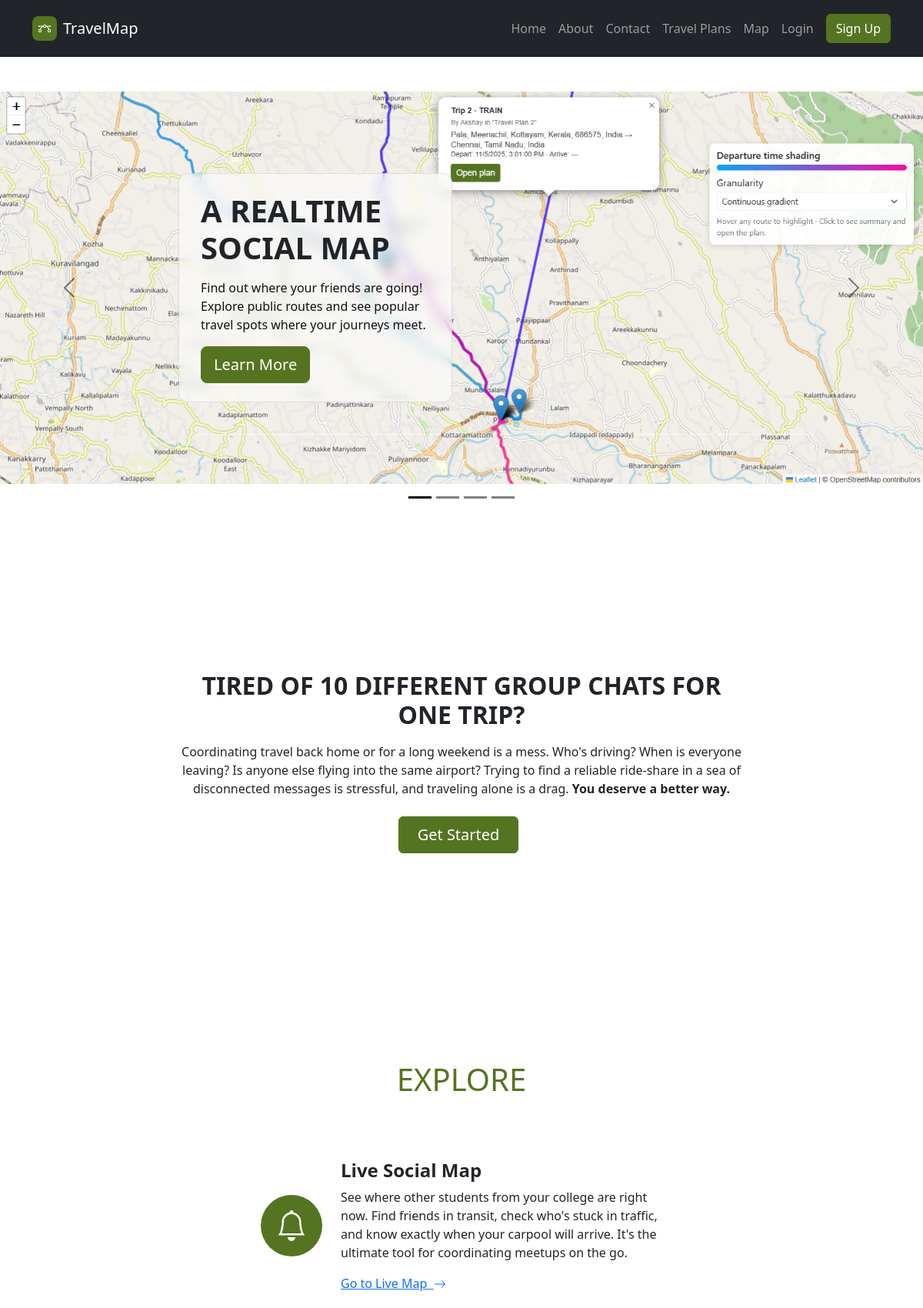
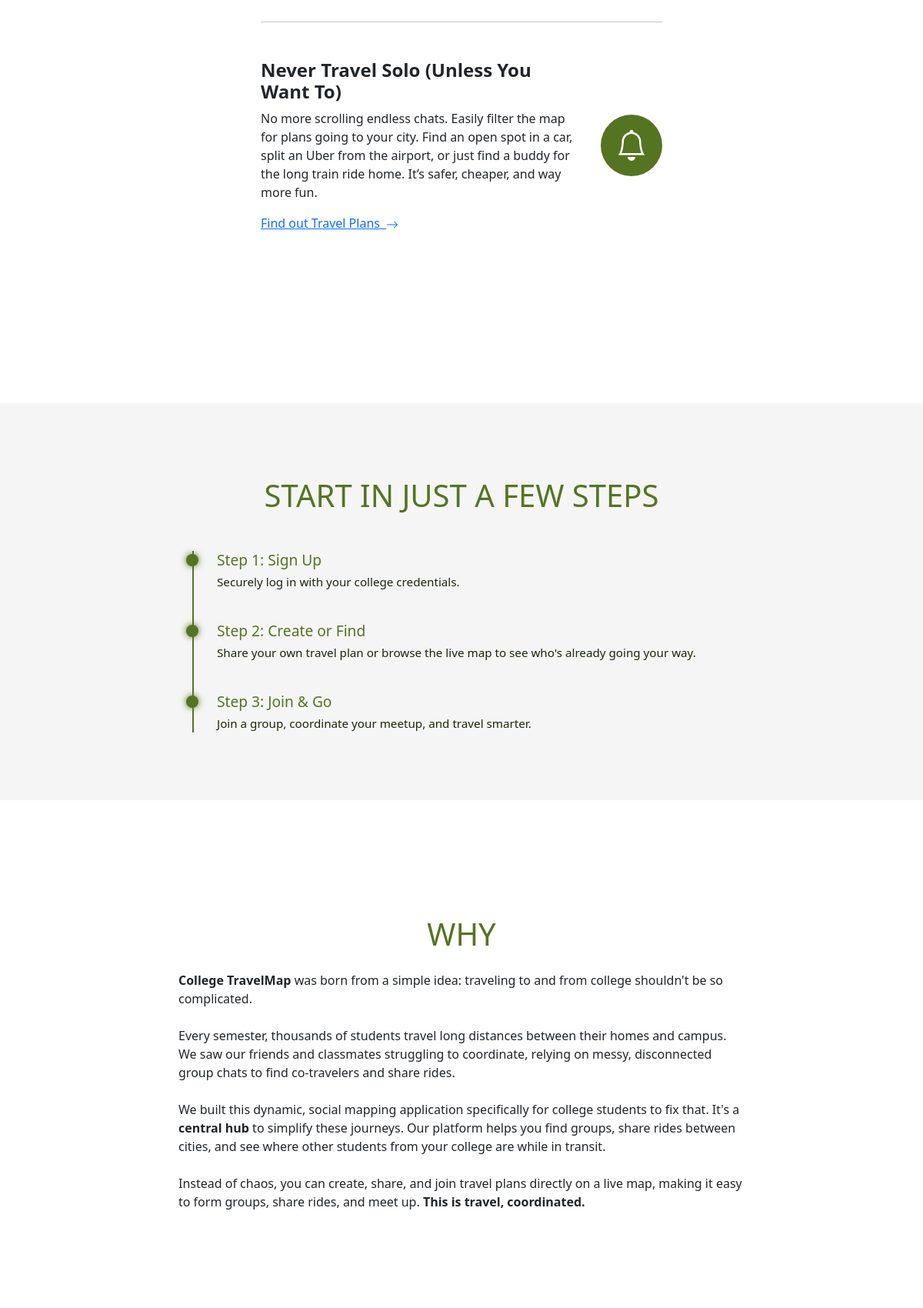
The page / (upper part) on the database its author committed (2 pictures, top to bottom).
### UI/models.py (models this page shows, shortened)
class carousel(models.Model):
    image = models.ImageField(
        upload_to='SiteSettings/carousel',
        validators=[
            FileExtensionValidator(allowed_extensions=['jpg', 'jpeg', 'png'])
        ],
        null=True,
        blank=True
    )
    title = models.CharField(max_length=100,blank=True,null=True)
    description = models.TextField(blank=True,null=True)
    href = models.CharField(max_length=250,blank=True,null=True)

class features(models.Model):
    logo = models.ImageField(
        upload_to='SiteSettings/features',
        validators=[
            FileExtensionValidator(allowed_extensions=['jpg', 'jpeg', 'png'])
        ],
        null=True,
        blank=True
    )
    title = models.CharField(max_length=100,blank=True,null=True)
    description = models.TextField(blank=True,null=True)
    href_label = models.CharField(max_length=250,blank=True,null=True)
    href = models.CharField(max_length=250,blank=True,null=True)

class step(models.Model):
    title = models.CharField(max_length=100,blank=True,null=True)
    description = models.TextField(blank=True,null=True)
    order = models.PositiveIntegerField(blank=True,null=True,help_text="Used to order steps in the timeline")
    class Meta:
        ordering = ['order']

### UI/views.py (the view)
# urls.py: path("",views.index,name="index"),
def index(request):
    return render(request, 'UI/index.html')

### UI/context_processors.py (called while the page is built)
def site_settings(request):
    index_carousel = carousel.objects.all()
    index_features = features.objects.all()
    index_steps = step.objects.all()
    for item in list(index_carousel) + list(index_features):
        if hasattr(item, 'href') and item.href:
            try:
                item.href = reverse(item.href)
            except:
                pass
    return {
        'index_carousel': index_carousel,
        'index_features': index_features,
        'index_steps': index_steps,
    }

### templates/UI/index.html (shortened to what this page needs)
{% extends 'partials/layout.html' %}
{% load static %}
{% block content %}
<section id="home">
    <div id="carousel-1" class="carousel slide carousel-dark" data-bs-ride="carousel" style="height: 600px;">
        <div class="carousel-inner h-100">
            {% for obj in index_carousel %}
            <div class="carousel-item {% if forloop.first %}active{% endif %} h-100">
                {% if obj.image %}
                    <img class="object-fit-contain w-100 d-block position-absolute h-100" src="{{ obj.image.url }}" alt="Slide Image" style="z-index: -1;">
                {% else %}
                    <img class="object-fit-cover w-100 d-block position-absolute h-100" src="https://cdn.bootstrapstudio.io/placeholders/1400x800.png" alt="Slide Image" style="z-index: -1;">
                {% endif %}
                <div class="container d-flex h-100 flex-column justify-content-center text-dark">
                    <div class="row">
                        <div class="col-md-6 col-xl-4 offset-md-2">
                            <div class="carousel-blur-panel">
                                <h1 class="text-uppercase fw-bold text-dark">{{ obj.title|safe }}</h1>
                                <p class="my-3">{{ obj.description|safe }}</p><a class="btn btn-primary btn-lg me-2" role="button" href="{{ obj.href|safe }}">Learn More</a>
                            </div>
                        </div>
                    </div>
                </div>
            </div>
            {% endfor %}
        </div>
        <div>
            <button class="carousel-control-prev" type="button" data-bs-target="#carousel-1" data-bs-slide="prev">
                <span class="carousel-control-prev-icon" aria-hidden="true"></span>
            </button>
            <button class="carousel-control-next" type="button" data-bs-target="#carousel-1" data-bs-slide="next">
                <span class="carousel-control-next-icon" aria-hidden="true"></span>
            </button>
        </div>
        <div class="carousel-indicators">
            {% for obj in index_carousel %}
                <button type="button" data-bs-target="#carousel-1" data-bs-slide-to="{{ forloop.counter0 }}" class="{% if forloop.first %}active{% endif %}"></button>
            {% endfor %}
        </div>
    </div>
    <section class="py-4 py-xl-5" style="margin-top: 150px;">
        <div class="container h-100">
            <div class="row h-100">
                <div class="col-md-10 col-xl-8 text-center d-flex d-sm-flex d-md-flex justify-content-center align-items-center justify-content-md-start align-items-md-center justify-content-xl-center mx-auto">
                    <div>
                        <h2 class="text-uppercase fw-bold mb-3">Tired of 10 Different Group Chats for One Trip?</h2>
                        <p class="mb-4">
                            Coordinating travel back home or for a long weekend is a mess. Who&#39;s driving? When is everyone leaving? Is anyone else flying into the same airport? Trying to find a reliable ride-share in a sea of disconnected messages is stressful, and traveling alone is a drag. <strong>You deserve a better way.</strong>
                        </p>
                        <a class="btn btn-primary fs-5 me-2 px-4 py-2" href="{% url 'UI:map' %}">Get Started</a>
                    </div>
                </div>
            </div>
        </div>
    </section>
    <div class="container py-4 py-xl-5" style="margin-top: 150px;">
        <div class="row">
            <div class="col-md-8 col-xl-6 p-4 mx-auto">
                <h1 class="text-center mx-auto text-uppercase" style="color: var(--bs-primary); margin-bottom: 80px;">Explore</h1>
                {% for obj in index_features %}
                    {% if not forloop.counter|divisibleby:2 %}
                        <div class="d-flex align-items-center align-items-md-start align-items-xl-center">
                            {% if obj.logo %}
                                Fix me!
                            {% else %}
                            <div class="bs-icon-xl bs-icon-circle bs-icon-primary d-flex flex-shrink-0 justify-content-center align-items-center me-4 d-inline-block bs-icon">
                            </div>
                            {% endif %}
                            <div>
                                <h4><strong>{{ obj.title }}</strong></h4>
                                <p>
                                    {{ obj.description|safe }}
                                </p>
                                <a href="{{ obj.href|safe }}">
                                    {{ obj.href_label }}&nbsp;
                                    <svg xmlns="http://www.w3.org/2000/svg" width="1em" height="1em" fill="currentColor" viewBox="0 0 16 16" class="bi bi-arrow-right">
                                        <path fill-rule="evenodd" d="M1 8a.5.5 0 0 1 .5-.5h11.793l-3.147-3.146a.5.5 0 0 1 .708-.708l4 4a.5.5 0 0 1 0 .708l-4 4a.5.5 0 0 1-.708-.708L13.293 8.5H1.5A.5.5 0 0 1 1 8"></path>
                                    </svg>
                                </a>
                            </div>
                        </div>
                    {% else %}
                        <div class="d-flex align-items-center align-items-md-start align-items-xl-center">
                            <div class="bs-icon-xl bs-icon-circle bs-icon-primary d-flex flex-shrink-0 justify-content-center align-items-center order-last ms-4 d-inline-block bs-icon">
                            </div>
                            <div>
                                <h4><strong>{{ obj.title }}</strong></h4>
                                <p>
                                    {{ obj.description|safe }}
                                </p>
                                <a href="{{ obj.href|safe }}">
                                    {{ obj.href_label }}&nbsp;
                                    <svg class="bi bi-arrow-right" xmlns="http://www.w3.org/2000/svg" width="1em" height="1em" fill="currentColor" viewBox="0 0 16 16">
                                        <path fill-rule="evenodd" d="M1 8a.5.5 0 0 1 .5-.5h11.793l-3.147-3.146a.5.5 0 0 1 .708-.708l4 4a.5.5 0 0 1 0 .708l-4 4a.5.5 0 0 1-.708-.708L13.293 8.5H1.5A.5.5 0 0 1 1 8"></path>
                                    </svg>
                                </a>
                            </div>
                        </div>
                    {% endif %}
                    {% if not forloop.last %}
                        <hr class="my-5">
                    {% endif %}
                {% endfor %}
            </div>
        </div>
    </div>
    <div class="container-fluid py-5" style="background-color: #f5f5f5; margin-top: 150px;">
        <h1 class="text-primary text-center text-uppercase my-5">Start in Just a Few Steps</h1>
        <div id="timeline">
            {% for obj in index_steps %}
                <div class="timeline-step">
                    <div class="dot"></div>
                    <div class="content">
                        <h3>Step {{ obj.order }}: {{ obj.title }}</h3>
                        <p>{{ obj.description|safe }}</p>
                    </div>
                </div>
            {% endfor %}
        </div>
    </div>
     <div id="about" class="container" style="margin-top: 150px;">
        <div class="row">
            <div class="col col-md-8 mx-auto">
                <h1 class="text-center mb-4 mx-auto text-uppercase" style="color: var(--bs-primary);">Why</h1>
                <p class="mx-auto"><strong>College TravelMap</strong> was born from a simple idea: traveling to and from college shouldn&#39;t be so complicated. <br /><br />Every semester, thousands of students travel long distances between their homes and campus. We saw our friends and classmates struggling to coordinate, relying on messy, disconnected group chats to find co-travelers and share rides.<br /><br />We built this dynamic, social mapping application specifically for college students to fix that. It&#39;s a <strong>central hub </strong>to simplify these journeys. Our platform helps you find groups, share rides between cities, and see where other students from your college are while in transit.<br /><br />Instead of chaos, you can create, share, and join travel plans directly on a live map, making it easy to form groups, share rides, and meet up. <strong>This is travel, coordinated.</strong></p>
            </div>
        </div>
    </div>
</section>
{% endblock %}

### static/css/bss-overrides.css (style rules this page uses)
:root, [data-bs-theme=light] { --bs-primary: #557421; --bs-primary-rgb: 85,116,33; --bs-primary-text-emphasis: #222E0D; --bs-primary-bg-subtle: #DDE3D3; --bs-primary-border-subtle: #BBC7A6; }
.btn-primary { --bs-btn-color: #fff; --bs-btn-bg: #557421; --bs-btn-border-color: #557421; --bs-btn-hover-color: #fff; --bs-btn-hover-bg: #48631C; --bs-btn-hover-border-color: #445D1A; --bs-btn-focus-shadow-rgb: 230,234,222; --bs-btn-active-color: #fff; --bs-btn-active-bg: #445D1A; --bs-btn-active-border-color: #405719; --bs-btn-disabled-color: #fff; --bs-btn-disabled-bg: #557421; --bs-btn-disabled-border-color: #557421; }

### templates/partials/layout.html (style rules this page uses)
html { scroll-behavior: smooth; scroll-padding-top: 80px; }

### templates/UI/index.html (style rules this page uses)
.carousel-blur-panel { max-width: 420px; background: rgba(255, 255, 255, 0.55); backdrop-filter: blur(8px); -webkit-backdrop-filter: blur(8px); border: 1px solid rgba(0, 0, 0, 0.1); border-radius: 0.75rem; padding: 1.25rem 1.5rem; color: #111; }
@media (min-width: 1200px) { .carousel-blur-panel { padding: 1.5rem 1.75rem; } }
#timeline { position: relative; max-width: 700px; width: 100%; padding-left: 30px; border-left: 2px solid var(--bs-primary); margin: auto; }
.timeline-step { position: relative; margin-bottom: 40px; }
.dot { position: absolute; left: -40px; top: 4px; width: 16px; height: 16px; background: var(--bs-primary); border-radius: 50%; box-shadow: 0 0 8px var(--bs-primary); }
.content h3 { margin: 0 0 6px; font-size: 1.2rem; color: var(--bs-primary); }
.content p { margin: 0; font-size: 0.95rem; color: #1d270b; }

### rows shown on the page
carousel: image (picture), title "A REALTIME SOCIAL MAP", description "Find out where your friends are going! Explore public routes and see popular travel spots where your journeys meet."
features: title "Live Social Map", description "See where other students from your college are right now. Find friends in transit, check who's stuck in traffic, and know exactly when your carpool will arrive. It's the ultimate tool for coordinating meetups on the go.", href_label "Go to Live Map"
features: title "Never Travel Solo (Unless You Want To)", description "No more scrolling endless chats. Easily filter the map for plans going to your city. Find an open spot in a car, split an Uber from the airport, or just find a buddy for the long train ride home. It’s safer, cheaper, and way more fun.", href_label "Find out Travel Plans"
step: order "1", title "Sign Up", description "Securely log in with your college credentials."
step: order "2", title "Create or Find", description "Share your own travel plan or browse the live map to see who's already going your way."
step: order "3", title "Join & Go", description "Join a group, coordinate your meetup, and travel smarter."
